Frame 1 (no input): blank canvas, image omitted
Frame 60 (no input): blank canvas, image omitted
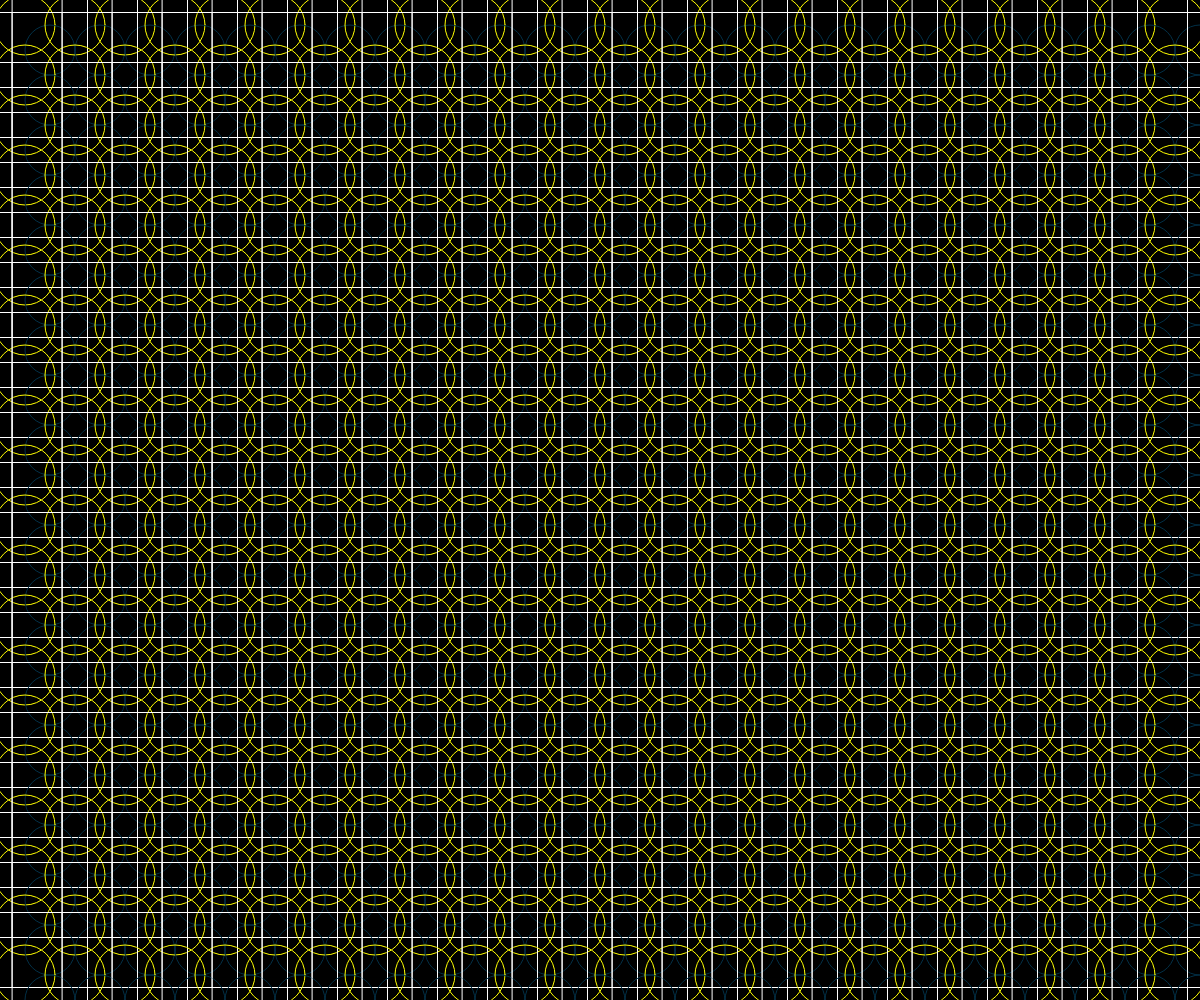
Frame 120 (the mouse pressed at the canvas centre since frame 60)

The p5.js sketch whose frames 1 and 60 were blank and that drew this single picture after the mouse press (run headless with seeded random() and noise() and a simulated clock; from frame 60 on, the mouse is pressed at the canvas centre):

// p5.js sketch
// ── sketch.js
function setup() {
  createCanvas(windowWidth, windowHeight);
}

function draw() {
  rectMode(CENTER)     //設定方塊座標點以中心點為座標
  background(0); //背景顏色要為黑色???應該為??? 
  noFill() //不充滿顏色 
  stroke(255); //框線為白色 
  var w= mouseX/10 
  for(var j=0;j<height/50;j++)
  {
    for(var i=0;i<width/50;i++)  //i++就是為i=i+1
    {
      stroke(255,255,0)
      ellipse(25+50*i,25+50*j,mouseX/10 )  //座標(??,??)產生一個50直徑的圓
      stroke(255)
      rect(25+50*i,25+50*j,mouseY/4)
      stroke("#023047")
      ellipse(50+50*i,50+50*j,mouseY/10) //右下角的小圓
    }
  }
}
